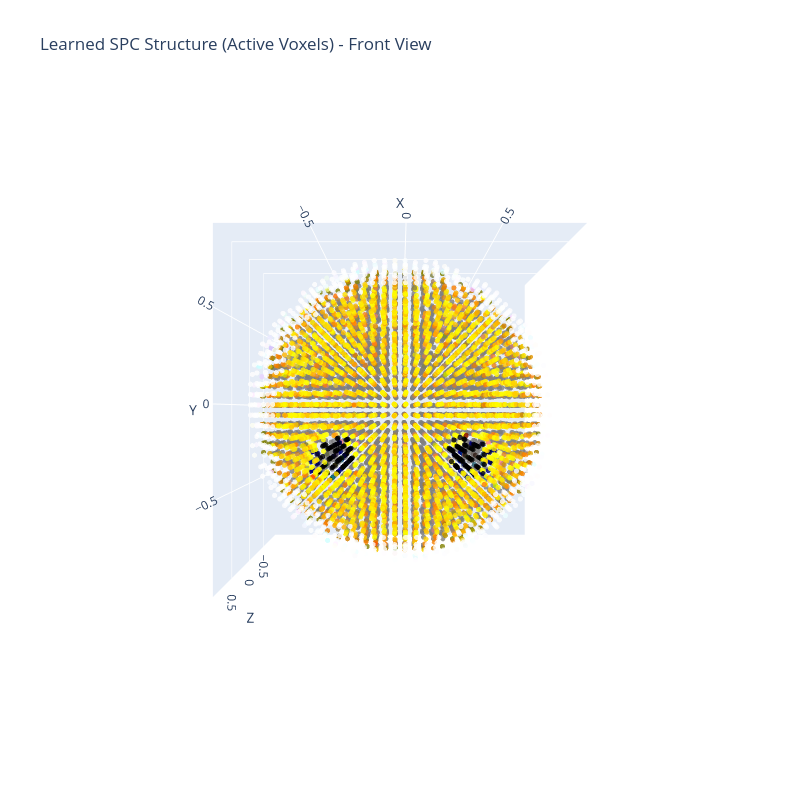

Notebook cell for this chart:
### Markdown cell above
## 3D Visualization

Let's visualize the learned 3D structure!

The visualization shows the active voxels (density > 0.5) from a **front view** - the same angle as the rendering camera. You should clearly see:
- **Yellow sphere**: The learned face shape
- **Black regions**: The two eyes on the front face
- **3D depth**: The volumetric structure

**Interactive controls:** Rotate, zoom, and pan to explore the 3D structure from all angles!

### Code cell
# Check if plotly is available
try:
    import plotly.graph_objects as go
    PLOTLY_AVAILABLE = True
except ImportError:
    PLOTLY_AVAILABLE = False
    print("Plotly not available. Install with: pip install plotly")

if PLOTLY_AVAILABLE:
    # Get active voxels (high density)
    with torch.no_grad():
        active_mask = torch.sigmoid(voxel_density.squeeze()) > 0.5
        # features are indexed by octree leaf, so plot the leaf centres
        active_points = leaf_points[active_mask].cpu().numpy()
        active_colors = voxel_color[active_mask].cpu().numpy()
        active_densities = voxel_density[active_mask].cpu().numpy()
    
    # Sample for visualization (too many points can be slow)
    max_points = 10000
    if len(active_points) > max_points:
        indices = np.random.choice(len(active_points), max_points, replace=False)
        active_points = active_points[indices]
        active_colors = active_colors[indices]
        active_densities = active_densities[indices]
    
    # Create 3D scatter plot
    fig = go.Figure(data=[go.Scatter3d(
        x=active_points[:, 0],
        y=active_points[:, 1],
        z=active_points[:, 2],
        mode='markers',
        marker=dict(
            size=3,
            color=['rgb({},{},{})'.format(int(c[0]*255), int(c[1]*255), int(c[2]*255)) 
                   for c in active_colors],
            opacity=0.8
        )
    )])
    
    # Set camera to front view (matching the rendering camera angle)
    # This shows the smiley face head-on with eyes clearly visible
    fig.update_layout(
        title='Learned SPC Structure (Active Voxels) - Front View',
        scene=dict(
            xaxis_title='X',
            yaxis_title='Y',
            zaxis_title='Z',
            aspectmode='cube',
            camera=dict(
                eye=dict(x=0, y=0, z=2.5),  # Front view (camera looks from +Z)
                center=dict(x=0, y=0, z=0),
                up=dict(x=0, y=1, z=0)
            )
        ),
        width=800,
        height=800
    )
    
    fig.show()
    print(f"Visualizing {len(active_points):,} active voxels (density > 0.5)")
    print("TIP: You can rotate, zoom, and pan the 3D view interactively!")

else:
    # Fallback to matplotlib 3D
    from mpl_toolkits.mplot3d import Axes3D
    
    with torch.no_grad():
        active_mask = torch.sigmoid(voxel_density.squeeze()) > 0.5
        # features are indexed by octree leaf, so plot the leaf centres
        active_points = leaf_points[active_mask].cpu().numpy()
        active_colors = voxel_color[active_mask].cpu().numpy()
    
    # Sample
    if len(active_points) > 5000:
        indices = np.random.choice(len(active_points), 5000, replace=False)
        active_points = active_points[indices]
        active_colors = active_colors[indices]
    
    fig = plt.figure(figsize=(10, 10))
    ax = fig.add_subplot(111, projection='3d')
    ax.scatter(active_points[:, 0], active_points[:, 1], active_points[:, 2],
               c=active_colors, s=10, alpha=0.6)
    
    # Set viewing angle to front view (matching camera)
    ax.view_init(elev=0, azim=0)  # Front view
    ax.set_xlabel('X')
    ax.set_ylabel('Y')
    ax.set_zlabel('Z')
    ax.set_title('Learned SPC - Front View (Install Plotly for interactive view)')
    plt.show()
    print("Note: Install plotly for interactive 3D visualization: pip install plotly")

### Figure 1 — Plotly figure (JSON) as saved in the notebook; plotly's stock layout.template omitted (floating-point values rounded to 4 significant figures; data arrays with more than 128 entries replaced by an {"elided": "..."} marker saying what was removed)
{"data": [{"marker": {"color": {"elided": "8462 str values"}, "opacity": 0.8, "size": 3}, "mode": "markers", "type": "scatter3d", "x": {"elided": "8462 float values"}, "y": {"elided": "8462 float values"}, "z": {"elided": "8462 float values"}}], "layout": {"height": 800, "scene": {"aspectmode": "cube", "camera": {"center": {"x": 0, "y": 0, "z": 0}, "eye": {"x": 0, "y": 0, "z": 2.5}, "up": {"x": 0, "y": 1, "z": 0}}, "xaxis": {"title": {"text": "X"}}, "yaxis": {"title": {"text": "Y"}}, "zaxis": {"title": {"text": "Z"}}}, "title": {"text": "Learned SPC Structure (Active Voxels) - Front View"}, "width": 800}}
